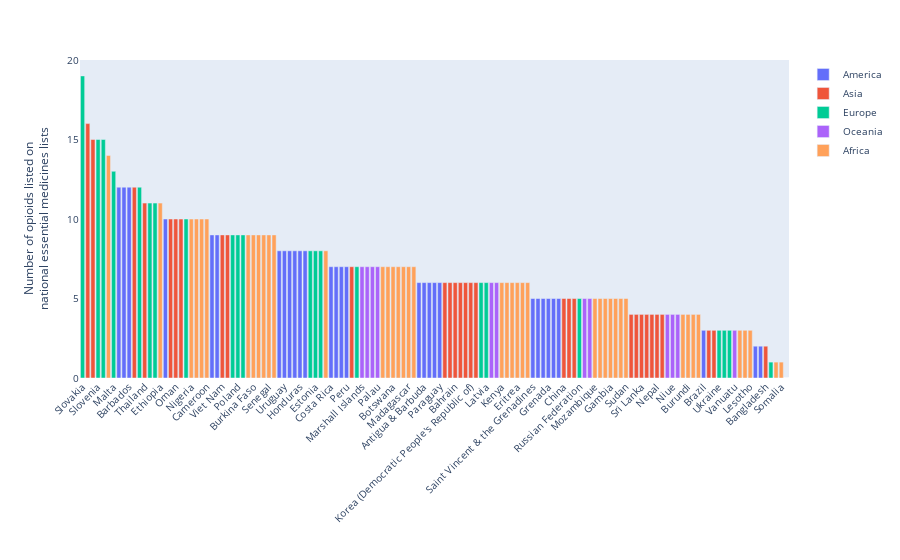

Here is the notebook cell this chart was saved with:
### Markdown cell above
# Visualise spread of data

### Code cell
fig1 = px.bar(df, x='Country', y='OpioidEML',
              hover_data=['Country', 'OpioidEML'],
              color='Region',
              labels={'OpioidEML':'Number of opioids listed on<br>national essential medicines lists',
                      'Country' : ""}
              )

fig1.update_layout(xaxis=dict(categoryorder='total descending'), 
                   xaxis_tickangle=-45,
                   font=dict(size=10),
                   yaxis=dict(showgrid=False))

for trace in fig1.data:
    trace.name = trace.name.split('=')[1]

fig1.show()

# Questions to ask Caroline: 
# 1. remove 'Country' from x-axsis 
# 2. reduce font size for countries? or how else could I fit? (i.e. every second Country name?)
# 3. How to get legend to just have 'Asia' and not have 'Region'
# 4. remove grid

### Figure 1 — Plotly figure (JSON) as saved in the notebook; plotly's stock layout.template omitted (floating-point values rounded to 4 significant figures)
{"data": [{"alignmentgroup": "True", "customdata": [["Brazil", 3], ["Nicaragua", 2], ["Haiti", 2], ["Saint Vincent & the Grenadines", 5], ["Guyana", 6], ["Suriname", 5], ["Antigua & Barbuda", 6], ["Saint Kitts & Nevis", 5], ["Grenada", 5], ["Dominican Republic", 6], ["Costa Rica", 7], ["Dominica", 5], ["Saint Lucia", 5], ["El Salvador", 6], ["Paraguay", 6], ["Bolivia (Plurinational State of)", 8], ["Uruguay", 8], ["Chile", 8], ["Colombia", 8], ["Venezuela (Bolivarian Rep. of)", 7], ["Trinidad & Tobago", 9], ["Honduras", 8], ["Cuba", 7], ["Belize", 9], ["Argentina", 8], ["Peru", 7], ["Ecuador", 10], ["Jamaica", 12], ["Mexico", 12], ["Barbados", 12]], "hoverlabel": {"namelength": 0}, "hovertemplate": "Region=America<br>=%{customdata[0]}<br>Number of opioids listed on<br>national essential medicines lists=%{customdata[1]}", "legendgroup": "Region=America", "marker": {"color": "#636efa"}, "name": "America", "offsetgroup": "Region=America", "orientation": "v", "showlegend": true, "textposition": "auto", "type": "bar", "x": ["Brazil", "Nicaragua", "Haiti", "Saint Vincent & the Grenadines", "Guyana", "Suriname", "Antigua & Barbuda", "Saint Kitts & Nevis", "Grenada", "Dominican Republic", "Costa Rica", "Dominica", "Saint Lucia", "El Salvador", "Paraguay", "Bolivia (Plurinational State of)", "Uruguay", "Chile", "Colombia", "Venezuela (Bolivarian Rep. of)", "Trinidad & Tobago", "Honduras", "Cuba", "Belize", "Argentina", "Peru", "Ecuador", "Jamaica", "Mexico", "Barbados"], "xaxis": "x", "y": [3, 2, 2, 5, 6, 5, 6, 5, 5, 6, 7, 5, 5, 6, 6, 8, 8, 8, 8, 7, 9, 8, 7, 9, 8, 7, 10, 12, 12, 12], "yaxis": "y"}, {"alignmentgroup": "True", "customdata": [["Cambodia", 0], ["Pakistan", 3], ["Georgia", 4], ["Mongolia", 4], ["Sri Lanka", 4], ["Bangladesh", 2], ["Timor-Leste", 4], ["Yemen", 3], ["Armenia", 4], ["China", 5], ["Tajikistan", 6], ["Nepal", 4], ["Kyrgyzstan", 5], ["Myanmar", 6], ["India", 4], ["Bahrain", 6], ["Bhutan", 5], ["Lebanon", 6], ["Malaysia", 6], ["Korea (Democratic People's Republic of)", 6], ["Indonesia", 7], ["Afghanistan", 6], ["Viet Nam", 9], ["Jordan", 10], ["Oman", 10], ["Maldives", 9], ["Philippines", 10], ["Thailand", 11], ["Iraq", 12], ["Iran (Islamic Republic of)", 16], ["Syrian Arab Republic", 15]], "hoverlabel": {"namelength": 0}, "hovertemplate": "Region=Asia<br>=%{customdata[0]}<br>Number of opioids listed on<br>national essential medicines lists=%{customdata[1]}", "legendgroup": "Region=Asia", "marker": {"color": "#EF553B"}, "name": "Asia", "offsetgroup": "Region=Asia", "orientation": "v", "showlegend": true, "textposition": "auto", "type": "bar", "x": ["Cambodia", "Pakistan", "Georgia", "Mongolia", "Sri Lanka", "Bangladesh", "Timor-Leste", "Yemen", "Armenia", "China", "Tajikistan", "Nepal", "Kyrgyzstan", "Myanmar", "India", "Bahrain", "Bhutan", "Lebanon", "Malaysia", "Korea (Democratic People's Republic of)", "Indonesia", "Afghanistan", "Viet Nam", "Jordan", "Oman", "Maldives", "Philippines", "Thailand", "Iraq", "Iran (Islamic Republic of)", "Syrian Arab Republic"], "xaxis": "x", "y": [0, 3, 4, 4, 4, 2, 4, 3, 4, 5, 6, 4, 5, 6, 4, 6, 5, 6, 6, 6, 7, 6, 9, 10, 10, 9, 10, 11, 12, 16, 15], "yaxis": "y"}, {"alignmentgroup": "True", "customdata": [["Bulgaria", 1], ["Ukraine", 3], ["Lithuania", 3], ["Albania", 3], ["Russian Federation", 5], ["Bosnia & Herzegovina", 6], ["Moldova (the Republic of)", 8], ["Sweden", 7], ["Estonia", 8], ["Montenegro", 8], ["Latvia", 6], ["Macedonia (The former Yugoslav Rep. of )", 9], ["Poland", 9], ["Belarus", 9], ["Serbia", 10], ["Portugal", 11], ["Romania", 11], ["Malta", 13], ["Croatia", 12], ["Slovenia", 15], ["Czechia", 15], ["Slovakia", 19]], "hoverlabel": {"namelength": 0}, "hovertemplate": "Region=Europe<br>=%{customdata[0]}<br>Number of opioids listed on<br>national essential medicines lists=%{customdata[1]}", "legendgroup": "Region=Europe", "marker": {"color": "#00cc96"}, "name": "Europe", "offsetgroup": "Region=Europe", "orientation": "v", "showlegend": true, "textposition": "auto", "type": "bar", "x": ["Bulgaria", "Ukraine", "Lithuania", "Albania", "Russian Federation", "Bosnia & Herzegovina", "Moldova (the Republic of)", "Sweden", "Estonia", "Montenegro", "Latvia", "Macedonia (The former Yugoslav Rep. of )", "Poland", "Belarus", "Serbia", "Portugal", "Romania", "Malta", "Croatia", "Slovenia", "Czechia", "Slovakia"], "xaxis": "x", "y": [1, 3, 3, 3, 5, 6, 8, 7, 8, 8, 6, 9, 9, 9, 10, 11, 11, 13, 12, 15, 15, 19], "yaxis": "y"}, {"alignmentgroup": "True", "customdata": [["Vanuatu", 3], ["Kiribati", 5], ["Papua New Guinea", 4], ["Niue", 4], ["Tuvalu", 4], ["Fiji", 6], ["Solomon Islands", 5], ["Marshall Islands", 7], ["Nauru", 7], ["Tonga", 7], ["Palau", 7], ["Cook Islands", 6]], "hoverlabel": {"namelength": 0}, "hovertemplate": "Region=Oceania<br>=%{customdata[0]}<br>Number of opioids listed on<br>national essential medicines lists=%{customdata[1]}", "legendgroup": "Region=Oceania", "marker": {"color": "#ab63fa"}, "name": "Oceania", "offsetgroup": "Region=Oceania", "orientation": "v", "showlegend": true, "textposition": "auto", "type": "bar", "x": ["Vanuatu", "Kiribati", "Papua New Guinea", "Niue", "Tuvalu", "Fiji", "Solomon Islands", "Marshall Islands", "Nauru", "Tonga", "Palau", "Cook Islands"], "xaxis": "x", "y": [3, 5, 4, 4, 4, 6, 5, 7, 7, 7, 7, 6], "yaxis": "y"}, {"alignmentgroup": "True", "customdata": [["Angola", 1], ["Chad", 3], ["Somalia", 1], ["Kenya", 6], ["Mauritania", 3], ["Mozambique", 5], ["Djibouti", 4], ["Burundi", 4], ["Guinea", 5], ["Zambia", 5], ["Liberia", 4], ["Mali", 6], ["Gambia", 5], ["South Africa", 4], ["Ghana", 5], ["Tanzania (United Republic of)", 6], ["Lesotho", 3], ["Seychelles", 5], ["Cabo Verde", 8], ["Malawi", 7], ["Eritrea", 6], ["Uganda", 7], ["Rwanda", 6], ["Sudan", 5], ["Botswana", 7], ["Zimbabwe", 7], ["Egypt", 6], ["Namibia", 9], ["Central African Republic", 7], ["Madagascar", 7], ["Burkina Faso", 9], ["Congo (the)", 9], ["Togo", 9], ["Nigeria", 10], ["Morocco", 10], ["Senegal", 9], ["Algeria", 7], ["Congo (Democratic Republic of the)", 9], ["Côte d'Ivoire", 10], ["Cameroon", 10], ["Ethiopia", 11], ["Tunisia", 14]], "hoverlabel": {"namelength": 0}, "hovertemplate": "Region=Africa<br>=%{customdata[0]}<br>Number of opioids listed on<br>national essential medicines lists=%{customdata[1]}", "legendgroup": "Region=Africa", "marker": {"color": "#FFA15A"}, "name": "Africa", "offsetgroup": "Region=Africa", "orientation": "v", "showlegend": true, "textposition": "auto", "type": "bar", "x": ["Angola", "Chad", "Somalia", "Kenya", "Mauritania", "Mozambique", "Djibouti", "Burundi", "Guinea", "Zambia", "Liberia", "Mali", "Gambia", "South Africa", "Ghana", "Tanzania (United Republic of)", "Lesotho", "Seychelles", "Cabo Verde", "Malawi", "Eritrea", "Uganda", "Rwanda", "Sudan", "Botswana", "Zimbabwe", "Egypt", "Namibia", "Central African Republic", "Madagascar", "Burkina Faso", "Congo (the)", "Togo", "Nigeria", "Morocco", "Senegal", "Algeria", "Congo (Democratic Republic of the)", "Côte d'Ivoire", "Cameroon", "Ethiopia", "Tunisia"], "xaxis": "x", "y": [1, 3, 1, 6, 3, 5, 4, 4, 5, 5, 4, 6, 5, 4, 5, 6, 3, 5, 8, 7, 6, 7, 6, 5, 7, 7, 6, 9, 7, 7, 9, 9, 9, 10, 10, 9, 7, 9, 10, 10, 11, 14], "yaxis": "y"}], "layout": {"barmode": "relative", "font": {"size": 10}, "legend": {"tracegroupgap": 0}, "margin": {"t": 60}, "xaxis": {"anchor": "y", "categoryorder": "total descending", "domain": [0, 1], "tickangle": -45, "title": {"text": ""}}, "yaxis": {"anchor": "x", "domain": [0, 1], "showgrid": false, "title": {"text": "Number of opioids listed on<br>national essential medicines lists"}}}}
